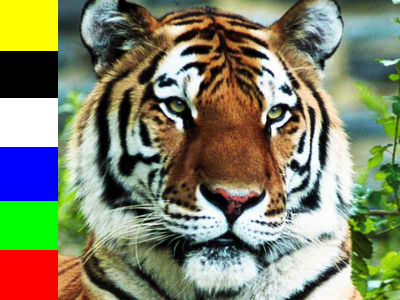
%> input picture bitmaps/note_letters/tiger24.bmp, 400 x 300 px
$ octave imageRGB.m   (GNU Octave 9; MATLAB toolbox functions it lacks are replaced by stand-ins)
%> lines starting %> are read from the running program, lines starting %| are printed output that depends on the picture
%6.111 Image Color Table MATLAB deme
%Edgar Twigg bwayr@mit.edu
%4/1/2008 (But I swear this file isn't a joke)

%% How to use this file
%Notice how %% divides up sections?  If you hit ctrl+enter, then MATLAB
%will execute all the lines within that section, but nothing else.  You can
%also navigate quickly through the file using ctrl+arrow_key

%% Getting 24 bit data
%So when you look at a 24 bit bitmap file, the file specifies three 8 bit
%values for each color, 8 each for red, green, and blue.
[picture] = imread('tiger24.bmp');
%> picture is the input picture: size 300x400x3 uint8; mean R, G, B 127.5, 131, 105.1

%% View the image
%This command image will draw the picture you just loaded
figure                  %opens a new window
image(picture)          %draws your picture
title('24 bit bitmap')  %gives it a title so you don't forget what it is

%% Manipulate the data in the image
%So now you have a matrix of values that represent the image.  You can
%access them in the following way:
%
%picture(row,column,color)
%
%Remember that MATLAB uses 1-based indexes, and Verilog uses 0!
%
%Also, you can use MATLAB's slice operator to do nifty things.
%picture(:,:,1) would return a 2D matrix with the red value for every row and
%column.
%
%picture(:,1,2) would return a 1D matrix with the green value for every row
%in the first column.

%This is how MATLAB indexes the colors
RED = 1;
GREEN = 2;
BLUE = 3;

%So if we wanted to see the red values of the image only, we could say
figure
image(picture(:,:,RED))
title('Red values in 24 bit bitmap')
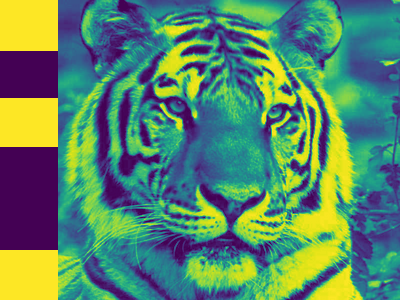
%> displayed picture: size 300x400x3, on the screen's scale of 0 to 255; mean R, G, B 91.3, 134.8, 105

%Because the image we gave matlab above specifies only one value per pixel
%rather than usual three (red,blue,green), MATLAB colors each pixel from
%blue to red based on the value at that pixel.

%% Getting 8 bit data
%When you store an 8 bit bitmap, things get a little more complicated.  Now
%each pixel in the image only gets one 8 bit value.  But, you need to send
%the monitor an r,g, and b!  How can this work?
%
%8 bit bitmaps include a table which specifies the rgb values for each of
%the 8 bits in the image.
%
%So each pixel is represented by one byte, and that byte is an index into a
%table where each index specifies an r, g, and b value separately.
%
%Because of this, now we need to load both the image and it's colormap.
[picture color_table] = imread('tiger8.bmp');
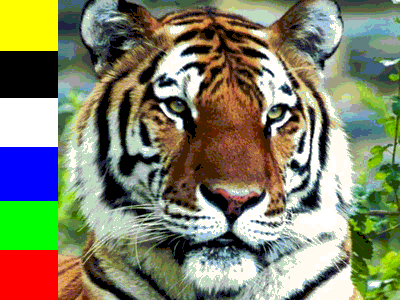
%> input picture bitmaps/note_letters/tiger8.bmp, 400 x 300 px
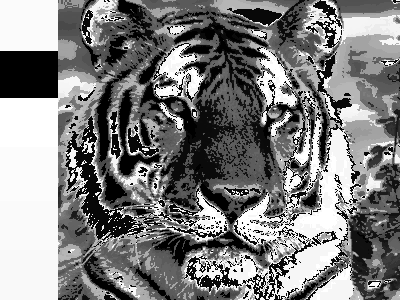
%> picture: size 300x400 uint8; min 0, max 255, mean 126.5
%> color_table = 256 rows, first 12: [0 0 0; 0.502 0 0; 0 0.502 0; 0.502 0.502 0; 0 0 0.502; 0.502 0 0.502; 0 0.502 0.502; 0.753 0.753 0.753; 0.753 0.863 0.753; 0.651 0.792 0.941; 0.251 0.125 0; 0.376 0.125 0]

%% Displaying without the color table
%If we try to display the picture without the colormap, the image does not
%make sense
figure
image(picture)
title('Per pixel values in 8 bit bitmap')
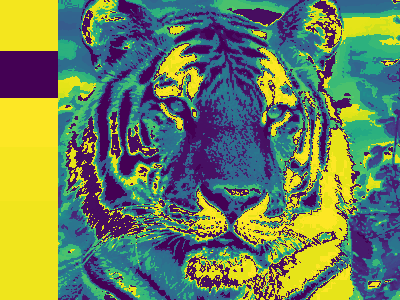
%> displayed picture: size 300x400x3, on the screen's scale of 0 to 255; mean R, G, B 109.2, 129.5, 93.5

%% Displaying WITH the color table
%So to display the picture with the proper color table, we need to tell
%MATLAB to set its colormap to be in line with our colorbar.  The image
%quality is somewhat reduced compared to the 24 bit image, but not too bad.
figure
image(picture)
colormap(color_table)   %This command tells MATLAB to use the image's color table
colorbar                %This command tells MATLAB to draw the color table it is using
title('8 bit bitmap displayed using color table')

%% More about the color table
%The color table is in the format:
%
%color_table(color_index,1=r 2=g 3=b)
%
%So to get the r g b values for color index 3, we only need to say:
disp('         r    g              b    for color 3 is:')
disp(color_table(3,:))      %disp = print to console
%|         0   0.5020        0

%Although in the bitmap file the colors are indexed as 0-255 and each rgb
%value is an integer between 0-255, MATLAB images don't work like that, so
%MATLAB has automatically scaled them to be indexed 1-256 and to have a
%floating point value between 0 and 1.  To turn the floats into integer
%values between 0 and 256:

color_table_8bit = uint8(round(256*color_table));
%> color_table_8bit = 256 rows, first 12: [0 0 0; 129 0 0; 0 129 0; 129 129 0; 0 0 129; 129 0 129; 0 129 129; 193 193 193; 193 221 193; 167 203 241; 64 32 0; 96 32 0]

disp('    r    g    b    for color 3 in integers is:')
disp(color_table_8bit(3,:))
%|     0  129    0

%Note that this doesn't fix the indexing (and it can't, since MATLAB won't
%let you have indexes below 1)

%another way to look at the color table is like this (don't worry about how
%to make this graph)
figure
stem3(color_table_8bit)
set(gca,'XTick',1:3);
set(gca,'YTick',[1,65,129,193,256]);
set(gca,'YTickLabel',['  0';' 64';'128';'192';'255']);
set(gca,'ZTick',[0,64,128,192,255]);

xlabel('red = 1, green = 2, blue = 3')
ylabel('color index')
zlabel('value')
title('Another way to see the color table')
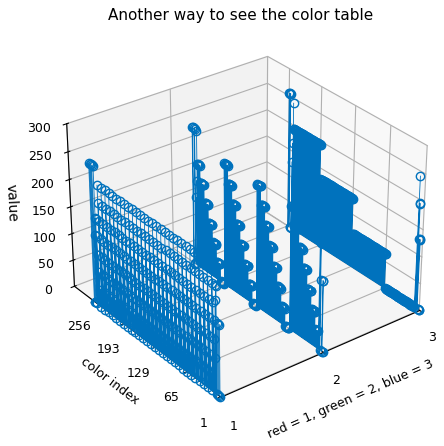
%> figure redrawn from the program's plot data; highest point at x = 1, y = 256

%% Even smaller bitmaps
%You can extend what we did for 8-bit bitmaps to even more compressed
%forms, such as this 4-bit bitmap.  Now we only have 16 colors to work with
%though, and our image quality is significantly reduced:
[picture color_table] = imread('tiger4.bmp');
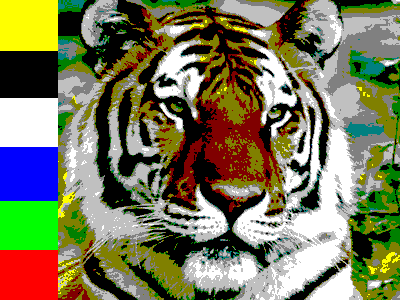
%> input picture bitmaps/note_letters/tiger4.bmp, 400 x 300 px
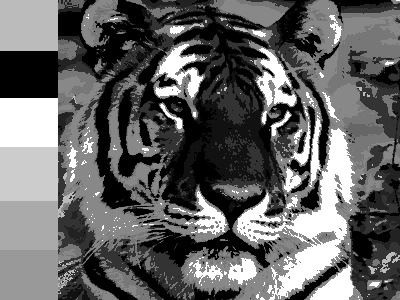
%> picture: size 300x400 uint8; min 0, max 15, mean 5.89; drawn with min black and max white
%> color_table = 16 rows, first 12: [0 0 0; 0.502 0 0; 0 0.502 0; 0.502 0.502 0; 0 0 0.502; 0.502 0 0.502; 0 0.502 0.502; 0.502 0.502 0.502; 0.753 0.753 0.753; 1 0 0; 0 1 0; 1 1 0]

figure
image(picture)
colormap(color_table)
colorbar
title('4 bit bitmap displayed using color table')

%% Writing data to coe files for putting them on the fpga
%You can instantiate BRAMs to take their values from a file you feed them
%when you flash the FPGA.  You can use this technique to send them
%colortables, image data, anything.  Here's how to send the red component
%of the color table of the last example

red = color_table(:,1);             %grabs the red part of the colortable
%> red = [0; 0.502; 0; 0.502; 0; 0.502; 0; 0.502; 0.753; 1; 0; 1; 0; 1; 0; 1]
scaled_data = red*255;              %scales the floats back to 0-255
%> scaled_data = [0; 128; 0; 128; 0; 128; 0; 128; 192; 255; 0; 255; 0; 255; 0; 255]
rounded_data = round(scaled_data);  %rounds them down
%> rounded_data has the same summary as scaled_data
data = dec2bin(rounded_data,8);     %convert the binary data to 8 bit binary #s
%> data = 16 items

%open a file
output_name = 'color_table_red.coe';
file = fopen(output_name,'w');

%write the header info
fprintf(file,'memory_initialization_radix=2;\n');
fprintf(file,'memory_initialization_vector=\n');
fclose(file);

%put commas in the data
rowxcolumn = size(data);
%> rowxcolumn = [16 8]
rows = rowxcolumn(1);
%> rows = 16
columns = rowxcolumn(2);
%> columns = 8
output = data;
%> output = 16 items
for i = 1:(rows-1)
    output(i,(columns+1)) = ',';
end
%> this loop made 15 passes
output(rows,(columns+1)) = ';';

%append the numeric values to the file
dlmwrite(output_name,output,'-append','delimiter','', 'newline', 'pc');

%You're done!

%% Turning a 2D image into a 1D memory array
%The code above is all well and good for the color table, since it's 1-D
%(well, at least you can break it into 3 1-D arrays).  But what about a 2D
%array?  We need to turn it into a 1-D array:

picture_size = size(picture);       %figure out how big the image is
%> picture_size = [300 400]
num_rows = picture_size(1);
%> num_rows = 300
num_columns = picture_size(2);
%> num_columns = 400

pixel_columns = zeros(picture_size(1)*picture_size(2),1,'uint8');  %pre-allocate a space for a new column vector

for r = 1:num_rows
    for c = 1:num_columns
        pixel_columns((r-1)*num_columns+c) = picture(r,c);    %pixel# = (y*numColumns)+x
    end
end

%so now pixel_columns is a column vector of the pixel values in the image

%just to make sure that we're doing things correctly
regen_picture = zeros(num_rows,num_columns,'uint8');
for r = 1:num_rows
    for c = 1:num_columns
        regen_picture(r,c) = pixel_columns((r-1)*num_columns+c,1);
    end
end

figure
subplot(121)
image(picture)
axis square
colormap(color_table)
colorbar
title('Original Picture')

subplot(122)
image(regen_picture)
axis square
colormap(color_table)
colorbar
title('Regenerated Picture')
